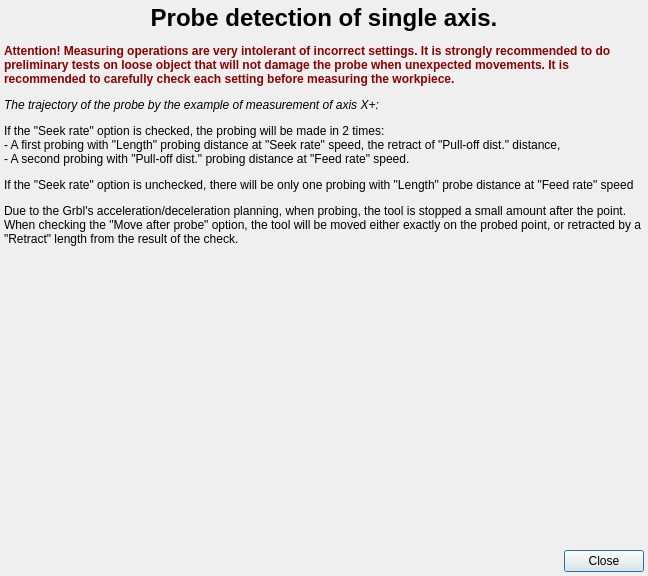
<?xml version="1.0" encoding="UTF-8"?>
<ui version="4.0">
 <comment>

 Copyright 2018-2024 Gauthier Brière (gauthier.briere &quot;at&quot; gmail.com)

 This file is part of cn5X

 cn5X is free software: you can redistribute it and/or modify it
  under the terms of the GNU General Public License as published by
 the Free Software Foundation, either version 3 of the License, or
 (at your option) any later version.

 cn5X is distributed in the hope that it will be useful, but
 WITHOUT ANY WARRANTY; without even the implied warranty of
 MERCHANTABILITY or FITNESS FOR A PARTICULAR PURPOSE.  See the
 GNU General Public License for more details.

 You should have received a copy of the GNU General Public License
 along with this program.  If not, see http://www.gnu.org/licenses/.

 </comment>
 <class>dlgHelpProbe</class>
 <widget class="QDialog" name="dlgHelpProbe">
  <property name="geometry">
   <rect>
    <x>0</x>
    <y>0</y>
    <width>648</width>
    <height>576</height>
   </rect>
  </property>
  <property name="windowTitle">
   <string>cn5X++ - Probing help</string>
  </property>
  <property name="windowIcon">
   <iconset resource="cn5X.qrc">
    <normaloff>images/XYZAB.svg</normaloff>images/XYZAB.svg</iconset>
  </property>
  <layout class="QVBoxLayout" name="verticalLayout">
   <property name="spacing">
    <number>6</number>
   </property>
   <property name="leftMargin">
    <number>4</number>
   </property>
   <property name="topMargin">
    <number>4</number>
   </property>
   <property name="rightMargin">
    <number>4</number>
   </property>
   <property name="bottomMargin">
    <number>4</number>
   </property>
   <item>
    <widget class="QLabel" name="lblContent">
     <property name="sizePolicy">
      <sizepolicy hsizetype="Minimum" vsizetype="Minimum">
       <horstretch>0</horstretch>
       <verstretch>0</verstretch>
      </sizepolicy>
     </property>
     <property name="text">
      <string>&lt;html&gt;&lt;head/&gt;&lt;body&gt;&lt;h1 align=&quot;center&quot;&gt;Probe detection of single axis.&lt;/h1&gt;&lt;p style=&quot;color: #8b0000; font-weight: bold;&quot;&gt;Attention! Measuring operations are very intolerant of incorrect settings. It is strongly recommended to do preliminary tests on loose object that will not damage the probe when unexpected movements. It is recommended to carefully check each setting before measuring the workpiece.&lt;/p&gt;&lt;p&gt;&lt;i&gt;The trajectory of the probe by the example of measurement of axis X+:&lt;/i&gt;&lt;/p&gt;&lt;p&gt;If the &quot;Seek rate&quot; option is checked, the probing will be made in 2 times:&lt;br /&gt;- A first probing with &quot;Length&quot; probing distance at &quot;Seek rate&quot; speed, the retract of &quot;Pull-off dist.&quot; distance,&lt;br /&gt;- A second probing with &quot;Pull-off dist.&quot; probing distance at &quot;Feed rate&quot; speed.&lt;/p&gt;&lt;p align=&quot;center&quot;&gt;&lt;img src=&quot;:/doc/doc/probeSingleAxis.svg&quot;/&gt;&lt;/p&gt;&lt;p&gt;If the &quot;Seek rate&quot; option is unchecked, there will be only one probing with &quot;Length&quot; probe distance at &quot;Feed rate&quot; speed&lt;/p&gt;&lt;p&gt;Due to the Grbl's acceleration/deceleration planning, when probing, the tool is stopped a small amount after the point. When checking the &quot;Move after probe&quot; option, the tool will be moved either exactly on the probed point, or retracted by a &quot;Retract&quot; length from the result of the check.&lt;/p&gt;&lt;/body&gt;&lt;/html&gt;</string>
     </property>
     <property name="alignment">
      <set>Qt::AlignLeading|Qt::AlignLeft|Qt::AlignTop</set>
     </property>
     <property name="wordWrap">
      <bool>true</bool>
     </property>
    </widget>
   </item>
   <item>
    <widget class="QDialogButtonBox" name="buttonBox">
     <property name="orientation">
      <enum>Qt::Horizontal</enum>
     </property>
     <property name="standardButtons">
      <set>QDialogButtonBox::Close</set>
     </property>
    </widget>
   </item>
  </layout>
 </widget>
 <resources/>
 <connections>
  <connection>
   <sender>buttonBox</sender>
   <signal>accepted()</signal>
   <receiver>dlgHelpProbe</receiver>
   <slot>close()</slot>
   <hints>
    <hint type="sourcelabel">
     <x>268</x>
     <y>330</y>
    </hint>
    <hint type="destinationlabel">
     <x>157</x>
     <y>274</y>
    </hint>
   </hints>
  </connection>
  <connection>
   <sender>buttonBox</sender>
   <signal>rejected()</signal>
   <receiver>dlgHelpProbe</receiver>
   <slot>close()</slot>
   <hints>
    <hint type="sourcelabel">
     <x>336</x>
     <y>330</y>
    </hint>
    <hint type="destinationlabel">
     <x>286</x>
     <y>274</y>
    </hint>
   </hints>
  </connection>
 </connections>
</ui>
